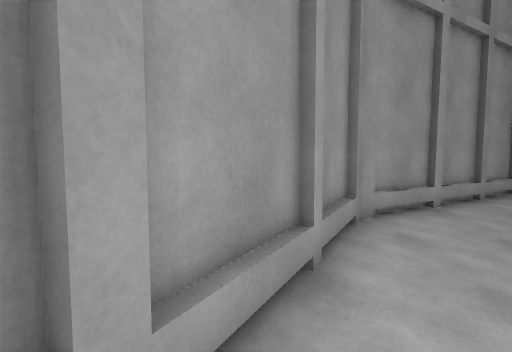
View 1 (above)

19 first-person views from a walk through a scene from a Unity 3-D project. The camera is 1.5 m above the floor, tilts 4° down and sees 85° across. The floor is counted in squares, 1 m on a side. Each view is taken from the middle of a square. On the plan, view 1 faces up. The plan holds only what a view shows up to about 14 squares ahead; the rest is blank. The place goes on beyond the plan.

View 2
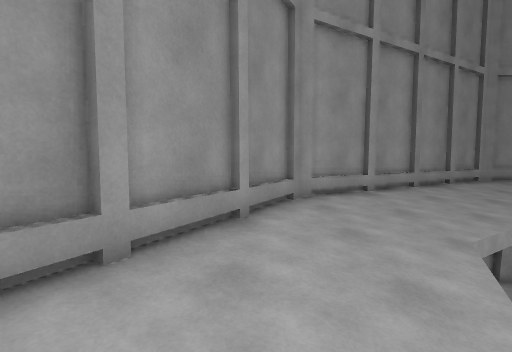

View 3
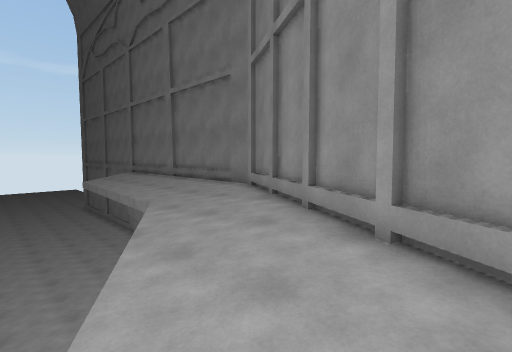

View 4
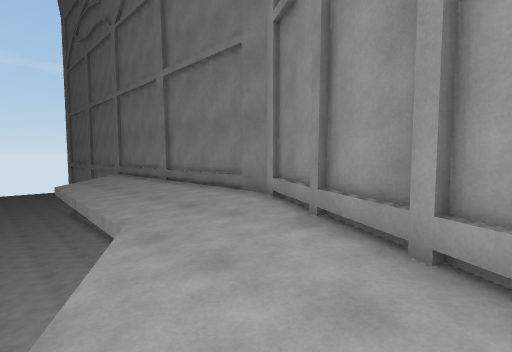

View 5
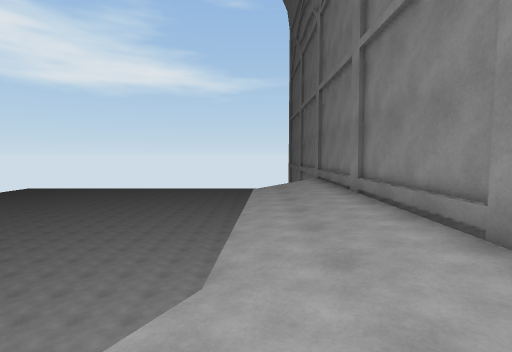

View 6
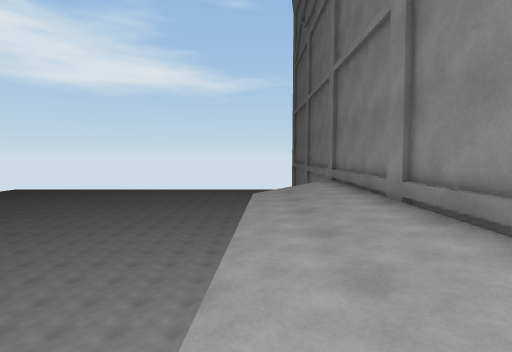

View 7
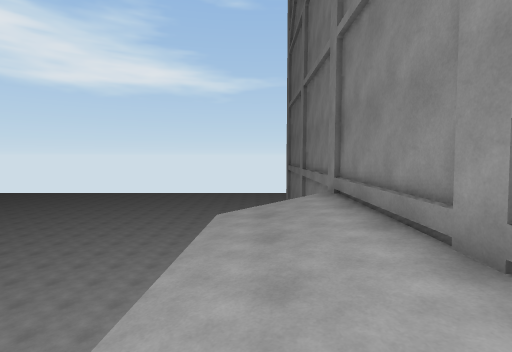

View 8
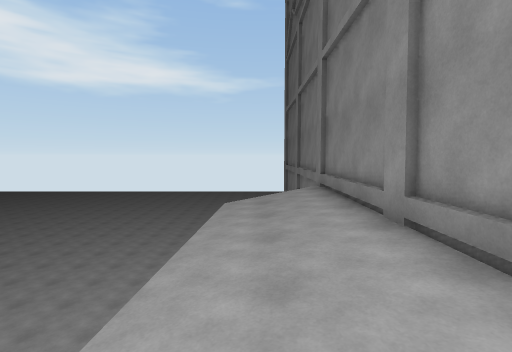

View 9
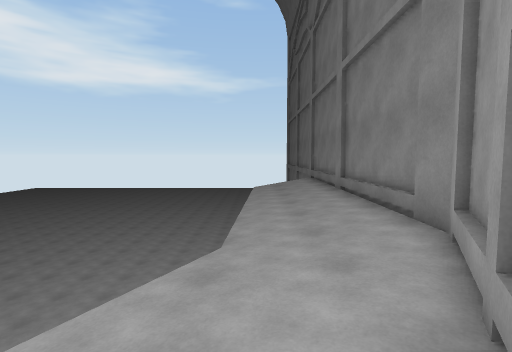

View 10
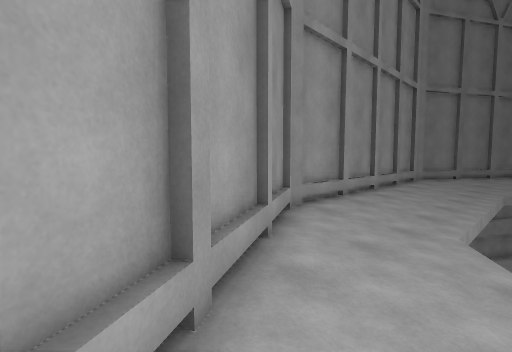

View 11
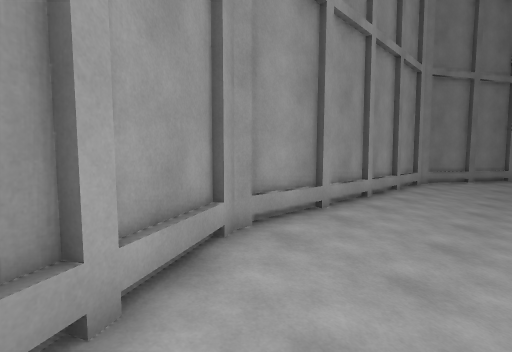

View 12
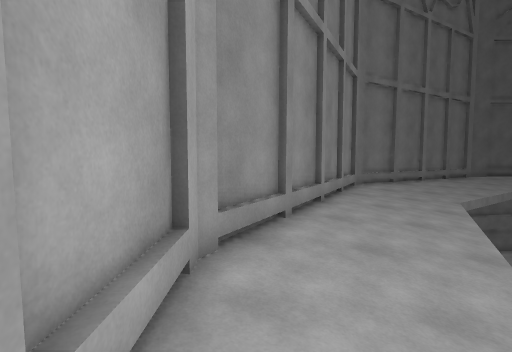

View 13
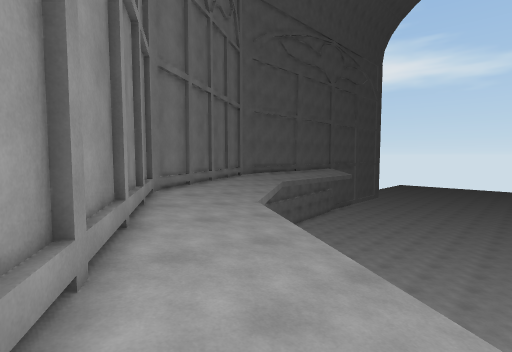

View 14
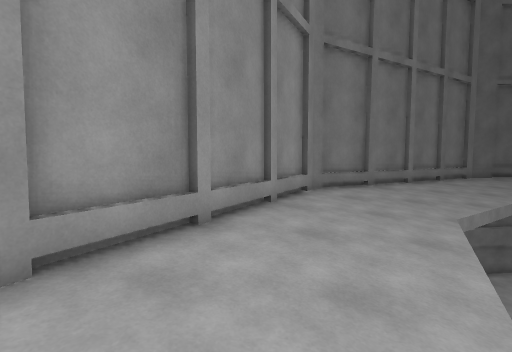

View 15
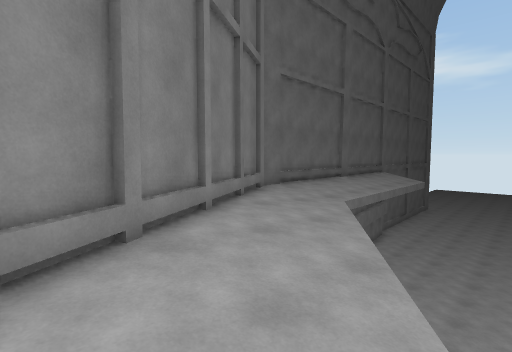

View 16
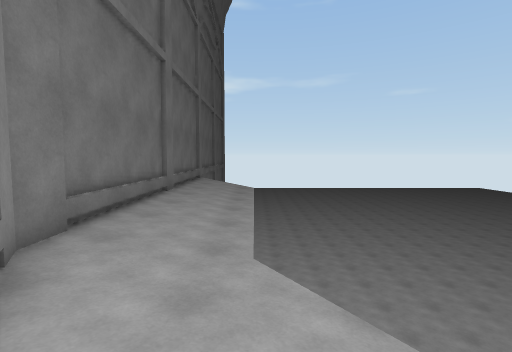

View 17
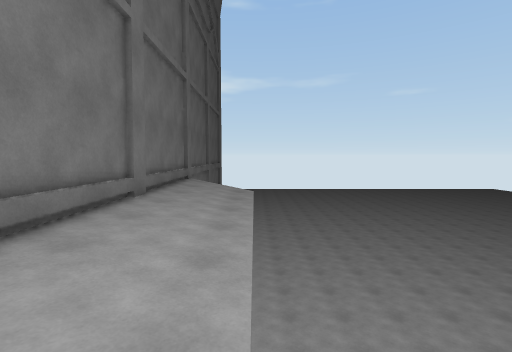

View 18
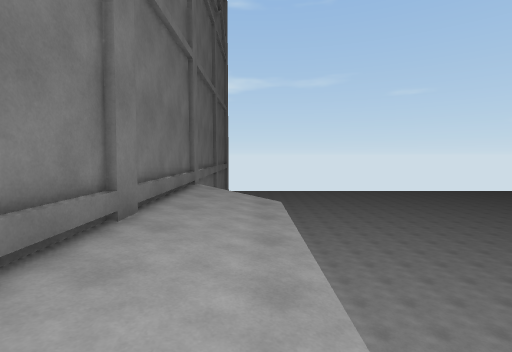

View 19
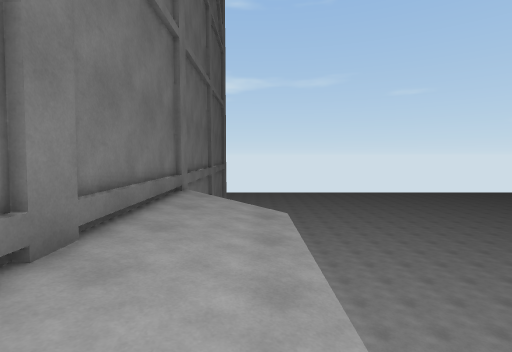

### Floor plan
Key: @ floor where view 1 was taken; # wall or solid block; . main floor; - floor 0.25 m lower than the main floor; / step, stairs or slope; v drop or lower ground.
Columns run from 4 left of view 1 to 40 right of it. Each row starts with its distance up from view 1.
 12                ###############
 11              ###.............###
 10             ##.................##
  9           ###...-------------...###
  8         ###...---vvvvvvvvvv---....###
  7       ###....---v          vv---....###
  6       #....---               vv---....#
  5      ##..---v                  v---...##
  4     ##..---v                     v---..##
  3     #..--vv                       vv-...#
  2    ##..--v                         v--..##
  1    #..--v                           v--..#
  0   ##@.--                             v-..##
 -1   #..--v                   vvv       v--..#
 -2  ##..-v                    vvvv       v--.##
 -3 ##..--v                    vvvvvv      v-..##
 -4 #...-v                     vvvvv       v--..#
 -5 #..--v vv                  vvvv     vv  v-..#
 -6 #..--v vvv                  vv     vvv  v-..#
 -7 #..--vvvvv                  v      vvvv v-..#
 -8 #..--vvvvv  vv                  vvvvvvvvv-..#
 -9 #..--vvvvvvvvvv                vvvvvvvvvv-..#
-10 #..--vvvvvvvvvvv              vvvvvvvvvvv-..#
-11 #..--vvvvvvvvvvvv            vvvvvvvvvvvv-..#
-12 #..--vvvvvvvvvvvv           vvvvvvvvvvvvv-/.#
-13 #../-vvvvvvvvvvvv           vvvvvvvvvvvvv-/.#
-14 #..-vvvvvvvvvvvvv           vvvvvvvvvvvvv-/.#
-15 #..-vvvvvvvvvvvvv           vvvvvvvvvvvvv-/.#
-16 #./-v vvvvvvvvvvv           vvvvvvvvvvvvv-/.#
-17 #.vv  vvvvvvvvvvv           vvvvvvvvvvvvv v.#
-18 #v     vvvvvvvvvv             vvvvvvvvv    v#
-19 #       vvvvvvvv             vvvvvvvvvv     #
-20 #       vvvvvvvv             vvvvvvvvvv     #

Positions as (right, up) in squares from view 1, and headings:
1: (0, 0), facing up
2: (1, -2), facing up
3: (5, 5), facing down-left
4: (3, 2), facing down-left
5: (0, -1), facing down
6: (0, -4), facing down
7: (-1, -8), facing down
8: (-1, -6), facing down
9: (0, 1), facing down
10: (6, 7), facing up-right
11: (9, 8), facing up-right
12: (20, 11), facing right
13: (23, 11), facing down-right
14: (24, 8), facing right
15: (31, 5), facing down-right
16: (36, 0), facing down
17: (36, -3), facing down
18: (37, -6), facing down
19: (37, -8), facing down
